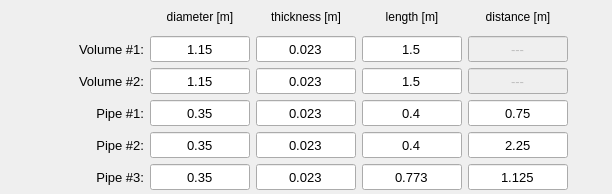
               <widget class="QFrame" name="frame_7">
                <property name="minimumSize">
                 <size>
                  <width>0</width>
                  <height>0</height>
                 </size>
                </property>
                <property name="frameShape">
                 <enum>QFrame::NoFrame</enum>
                </property>
                <property name="frameShadow">
                 <enum>QFrame::Raised</enum>
                </property>
                <layout class="QGridLayout" name="gridLayout_11">
                 <property name="leftMargin">
                  <number>4</number>
                 </property>
                 <property name="topMargin">
                  <number>4</number>
                 </property>
                 <property name="rightMargin">
                  <number>4</number>
                 </property>
                 <property name="bottomMargin">
                  <number>4</number>
                 </property>
                 <property name="spacing">
                  <number>6</number>
                 </property>
                 <item row="5" column="3">
                  <widget class="QLineEdit" name="lineEdit_pipe2_diameter">
                   <property name="minimumSize">
                    <size>
                     <width>100</width>
                     <height>26</height>
                    </size>
                   </property>
                   <property name="maximumSize">
                    <size>
                     <width>100</width>
                     <height>26</height>
                    </size>
                   </property>
                   <property name="font">
                    <font>
                     <pointsize>10</pointsize>
                    </font>
                   </property>
                   <property name="text">
                    <string>0.35</string>
                   </property>
                   <property name="alignment">
                    <set>Qt::AlignCenter</set>
                   </property>
                  </widget>
                 </item>
                 <item row="5" column="1">
                  <widget class="QLabel" name="label_42">
                   <property name="minimumSize">
                    <size>
                     <width>100</width>
                     <height>26</height>
                    </size>
                   </property>
                   <property name="maximumSize">
                    <size>
                     <width>100</width>
                     <height>26</height>
                    </size>
                   </property>
                   <property name="font">
                    <font>
                     <pointsize>10</pointsize>
                    </font>
                   </property>
                   <property name="text">
                    <string>Pipe #2:</string>
                   </property>
                   <property name="alignment">
                    <set>Qt::AlignRight|Qt::AlignTrailing|Qt::AlignVCenter</set>
                   </property>
                  </widget>
                 </item>
                 <item row="5" column="4">
                  <widget class="QLineEdit" name="lineEdit_pipe2_wall_thickness">
                   <property name="minimumSize">
                    <size>
                     <width>100</width>
                     <height>26</height>
                    </size>
                   </property>
                   <property name="maximumSize">
                    <size>
                     <width>100</width>
                     <height>26</height>
                    </size>
                   </property>
                   <property name="font">
                    <font>
                     <pointsize>10</pointsize>
                    </font>
                   </property>
                   <property name="text">
                    <string>0.023</string>
                   </property>
                   <property name="alignment">
                    <set>Qt::AlignCenter</set>
                   </property>
                  </widget>
                 </item>
                 <item row="4" column="4">
                  <widget class="QLineEdit" name="lineEdit_pipe1_wall_thickness">
                   <property name="minimumSize">
                    <size>
                     <width>100</width>
                     <height>26</height>
                    </size>
                   </property>
                   <property name="maximumSize">
                    <size>
                     <width>100</width>
                     <height>26</height>
                    </size>
                   </property>
                   <property name="font">
                    <font>
                     <pointsize>10</pointsize>
                    </font>
                   </property>
                   <property name="text">
                    <string>0.023</string>
                   </property>
                   <property name="alignment">
                    <set>Qt::AlignCenter</set>
                   </property>
                  </widget>
                 </item>
                 <item row="4" column="3">
                  <widget class="QLineEdit" name="lineEdit_pipe1_diameter">
                   <property name="minimumSize">
                    <size>
                     <width>100</width>
                     <height>26</height>
                    </size>
                   </property>
                   <property name="maximumSize">
                    <size>
                     <width>100</width>
                     <height>26</height>
                    </size>
                   </property>
                   <property name="font">
                    <font>
                     <pointsize>10</pointsize>
                    </font>
                   </property>
                   <property name="text">
                    <string>0.35</string>
                   </property>
                   <property name="alignment">
                    <set>Qt::AlignCenter</set>
                   </property>
                  </widget>
                 </item>
                 <item row="6" column="4">
                  <widget class="QLineEdit" name="lineEdit_pipe3_wall_thickness">
                   <property name="minimumSize">
                    <size>
                     <width>100</width>
                     <height>26</height>
                    </size>
                   </property>
                   <property name="maximumSize">
                    <size>
                     <width>100</width>
                     <height>26</height>
                    </size>
                   </property>
                   <property name="font">
                    <font>
                     <pointsize>10</pointsize>
                    </font>
                   </property>
                   <property name="text">
                    <string>0.023</string>
                   </property>
                   <property name="alignment">
                    <set>Qt::AlignCenter</set>
                   </property>
                  </widget>
                 </item>
                 <item row="6" column="1">
                  <widget class="QLabel" name="label_pipe3">
                   <property name="minimumSize">
                    <size>
                     <width>100</width>
                     <height>26</height>
                    </size>
                   </property>
                   <property name="maximumSize">
                    <size>
                     <width>100</width>
                     <height>26</height>
                    </size>
                   </property>
                   <property name="font">
                    <font>
                     <pointsize>10</pointsize>
                    </font>
                   </property>
                   <property name="text">
                    <string>Pipe #3:</string>
                   </property>
                   <property name="alignment">
                    <set>Qt::AlignRight|Qt::AlignTrailing|Qt::AlignVCenter</set>
                   </property>
                  </widget>
                 </item>
                 <item row="6" column="6">
                  <widget class="QLineEdit" name="lineEdit_pipe3_distance">
                   <property name="minimumSize">
                    <size>
                     <width>100</width>
                     <height>26</height>
                    </size>
                   </property>
                   <property name="maximumSize">
                    <size>
                     <width>100</width>
                     <height>26</height>
                    </size>
                   </property>
                   <property name="font">
                    <font>
                     <pointsize>10</pointsize>
                    </font>
                   </property>
                   <property name="text">
                    <string>1.125</string>
                   </property>
                   <property name="alignment">
                    <set>Qt::AlignCenter</set>
                   </property>
                  </widget>
                 </item>
                 <item row="4" column="6">
                  <widget class="QLineEdit" name="lineEdit_pipe1_distance">
                   <property name="minimumSize">
                    <size>
                     <width>100</width>
                     <height>26</height>
                    </size>
                   </property>
                   <property name="maximumSize">
                    <size>
                     <width>100</width>
                     <height>26</height>
                    </size>
                   </property>
                   <property name="font">
                    <font>
                     <pointsize>10</pointsize>
                    </font>
                   </property>
                   <property name="text">
                    <string>0.75</string>
                   </property>
                   <property name="alignment">
                    <set>Qt::AlignCenter</set>
                   </property>
                  </widget>
                 </item>
                 <item row="4" column="7">
                  <spacer name="horizontalSpacer_2">
                   <property name="orientation">
                    <enum>Qt::Horizontal</enum>
                   </property>
                   <property name="sizeHint" stdset="0">
                    <size>
                     <width>40</width>
                     <height>20</height>
                    </size>
                   </property>
                  </spacer>
                 </item>
                 <item row="4" column="0">
                  <spacer name="horizontalSpacer">
                   <property name="orientation">
                    <enum>Qt::Horizontal</enum>
                   </property>
                   <property name="sizeHint" stdset="0">
                    <size>
                     <width>40</width>
                     <height>20</height>
                    </size>
                   </property>
                  </spacer>
                 </item>
                 <item row="1" column="6">
                  <widget class="QLineEdit" name="lineEdit_volume1_distance">
                   <property name="enabled">
                    <bool>false</bool>
                   </property>
                   <property name="minimumSize">
                    <size>
                     <width>100</width>
                     <height>26</height>
                    </size>
                   </property>
                   <property name="maximumSize">
                    <size>
                     <width>100</width>
                     <height>26</height>
                    </size>
                   </property>
                   <property name="font">
                    <font>
                     <pointsize>10</pointsize>
                    </font>
                   </property>
                   <property name="text">
                    <string>---</string>
                   </property>
                   <property name="alignment">
                    <set>Qt::AlignCenter</set>
                   </property>
                  </widget>
                 </item>
                 <item row="6" column="3">
                  <widget class="QLineEdit" name="lineEdit_pipe3_diameter">
                   <property name="minimumSize">
                    <size>
                     <width>100</width>
                     <height>26</height>
                    </size>
                   </property>
                   <property name="maximumSize">
                    <size>
                     <width>100</width>
                     <height>26</height>
                    </size>
                   </property>
                   <property name="font">
                    <font>
                     <pointsize>10</pointsize>
                    </font>
                   </property>
                   <property name="text">
                    <string>0.35</string>
                   </property>
                   <property name="alignment">
                    <set>Qt::AlignCenter</set>
                   </property>
                  </widget>
                 </item>
                 <item row="2" column="6">
                  <widget class="QLineEdit" name="lineEdit_volume1_distance_2">
                   <property name="enabled">
                    <bool>false</bool>
                   </property>
                   <property name="minimumSize">
                    <size>
                     <width>100</width>
                     <height>26</height>
                    </size>
                   </property>
                   <property name="maximumSize">
                    <size>
                     <width>100</width>
                     <height>26</height>
                    </size>
                   </property>
                   <property name="font">
                    <font>
                     <pointsize>10</pointsize>
                    </font>
                   </property>
                   <property name="text">
                    <string>---</string>
                   </property>
                   <property name="alignment">
                    <set>Qt::AlignCenter</set>
                   </property>
                  </widget>
                 </item>
                 <item row="0" column="6">
                  <widget class="QLabel" name="label_45">
                   <property name="minimumSize">
                    <size>
                     <width>100</width>
                     <height>26</height>
                    </size>
                   </property>
                   <property name="maximumSize">
                    <size>
                     <width>100</width>
                     <height>27</height>
                    </size>
                   </property>
                   <property name="text">
                    <string>distance [m]</string>
                   </property>
                   <property name="alignment">
                    <set>Qt::AlignCenter</set>
                   </property>
                  </widget>
                 </item>
                 <item row="5" column="6">
                  <widget class="QLineEdit" name="lineEdit_pipe2_distance">
                   <property name="minimumSize">
                    <size>
                     <width>100</width>
                     <height>26</height>
                    </size>
                   </property>
                   <property name="maximumSize">
                    <size>
                     <width>100</width>
                     <height>26</height>
                    </size>
                   </property>
                   <property name="font">
                    <font>
                     <pointsize>10</pointsize>
                    </font>
                   </property>
                   <property name="text">
                    <string>2.25</string>
                   </property>
                   <property name="alignment">
                    <set>Qt::AlignCenter</set>
                   </property>
                  </widget>
                 </item>
                 <item row="1" column="4">
                  <widget class="QLineEdit" name="lineEdit_volume1_wall_thickness">
                   <property name="minimumSize">
                    <size>
                     <width>100</width>
                     <height>26</height>
                    </size>
                   </property>
                   <property name="maximumSize">
                    <size>
                     <width>100</width>
                     <height>26</height>
                    </size>
                   </property>
                   <property name="font">
                    <font>
                     <pointsize>10</pointsize>
                    </font>
                   </property>
                   <property name="text">
                    <string>0.023</string>
                   </property>
                   <property name="alignment">
                    <set>Qt::AlignCenter</set>
                   </property>
                  </widget>
                 </item>
                 <item row="1" column="3">
                  <widget class="QLineEdit" name="lineEdit_volume1_diameter">
                   <property name="minimumSize">
                    <size>
                     <width>100</width>
                     <height>26</height>
                    </size>
                   </property>
                   <property name="maximumSize">
                    <size>
                     <width>100</width>
                     <height>26</height>
                    </size>
                   </property>
                   <property name="font">
                    <font>
                     <pointsize>10</pointsize>
                    </font>
                   </property>
                   <property name="text">
                    <string>1.15</string>
                   </property>
                   <property name="alignment">
                    <set>Qt::AlignCenter</set>
                   </property>
                  </widget>
                 </item>
                 <item row="0" column="3">
                  <widget class="QLabel" name="label_43">
                   <property name="minimumSize">
                    <size>
                     <width>100</width>
                     <height>26</height>
                    </size>
                   </property>
                   <property name="maximumSize">
                    <size>
                     <width>100</width>
                     <height>26</height>
                    </size>
                   </property>
                   <property name="text">
                    <string>diameter [m]</string>
                   </property>
                   <property name="alignment">
                    <set>Qt::AlignCenter</set>
                   </property>
                  </widget>
                 </item>
                 <item row="2" column="1">
                  <widget class="QLabel" name="label_volume2">
                   <property name="minimumSize">
                    <size>
                     <width>100</width>
                     <height>26</height>
                    </size>
                   </property>
                   <property name="maximumSize">
                    <size>
                     <width>100</width>
                     <height>26</height>
                    </size>
                   </property>
                   <property name="font">
                    <font>
                     <pointsize>10</pointsize>
                    </font>
                   </property>
                   <property name="text">
                    <string>Volume #2:</string>
                   </property>
                   <property name="alignment">
                    <set>Qt::AlignRight|Qt::AlignTrailing|Qt::AlignVCenter</set>
                   </property>
                  </widget>
                 </item>
                 <item row="4" column="1">
                  <widget class="QLabel" name="label_41">
                   <property name="minimumSize">
                    <size>
                     <width>100</width>
                     <height>26</height>
                    </size>
                   </property>
                   <property name="maximumSize">
                    <size>
                     <width>100</width>
                     <height>26</height>
                    </size>
                   </property>
                   <property name="font">
                    <font>
                     <pointsize>10</pointsize>
                    </font>
                   </property>
                   <property name="text">
                    <string>Pipe #1:</string>
                   </property>
                   <property name="alignment">
                    <set>Qt::AlignRight|Qt::AlignTrailing|Qt::AlignVCenter</set>
                   </property>
                  </widget>
                 </item>
                 <item row="2" column="4">
                  <widget class="QLineEdit" name="lineEdit_volume2_wall_thickness">
                   <property name="minimumSize">
                    <size>
                     <width>100</width>
                     <height>26</height>
                    </size>
                   </property>
                   <property name="maximumSize">
                    <size>
                     <width>100</width>
                     <height>26</height>
                    </size>
                   </property>
                   <property name="font">
                    <font>
                     <pointsize>10</pointsize>
                    </font>
                   </property>
                   <property name="text">
                    <string>0.023</string>
                   </property>
                   <property name="alignment">
                    <set>Qt::AlignCenter</set>
                   </property>
                  </widget>
                 </item>
                 <item row="2" column="3">
                  <widget class="QLineEdit" name="lineEdit_volume2_diameter">
                   <property name="minimumSize">
                    <size>
                     <width>100</width>
                     <height>26</height>
                    </size>
                   </property>
                   <property name="maximumSize">
                    <size>
                     <width>100</width>
                     <height>26</height>
                    </size>
                   </property>
                   <property name="font">
                    <font>
                     <pointsize>10</pointsize>
                    </font>
                   </property>
                   <property name="text">
                    <string>1.15</string>
                   </property>
                   <property name="alignment">
                    <set>Qt::AlignCenter</set>
                   </property>
                  </widget>
                 </item>
                 <item row="1" column="1">
                  <widget class="QLabel" name="label_volume1">
                   <property name="minimumSize">
                    <size>
                     <width>100</width>
                     <height>26</height>
                    </size>
                   </property>
                   <property name="maximumSize">
                    <size>
                     <width>100</width>
                     <height>26</height>
                    </size>
                   </property>
                   <property name="font">
                    <font>
                     <pointsize>10</pointsize>
                    </font>
                   </property>
                   <property name="text">
                    <string>Volume #1:</string>
                   </property>
                   <property name="alignment">
                    <set>Qt::AlignRight|Qt::AlignTrailing|Qt::AlignVCenter</set>
                   </property>
                  </widget>
                 </item>
                 <item row="0" column="4">
                  <widget class="QLabel" name="label_44">
                   <property name="minimumSize">
                    <size>
                     <width>100</width>
                     <height>26</height>
                    </size>
                   </property>
                   <property name="maximumSize">
                    <size>
                     <width>100</width>
                     <height>26</height>
                    </size>
                   </property>
                   <property name="text">
                    <string>thickness [m]</string>
                   </property>
                   <property name="alignment">
                    <set>Qt::AlignCenter</set>
                   </property>
                  </widget>
                 </item>
                 <item row="0" column="5">
                  <widget class="QLabel" name="label_3">
                   <property name="minimumSize">
                    <size>
                     <width>100</width>
                     <height>26</height>
                    </size>
                   </property>
                   <property name="maximumSize">
                    <size>
                     <width>100</width>
                     <height>26</height>
                    </size>
                   </property>
                   <property name="text">
                    <string>length [m]</string>
                   </property>
                   <property name="alignment">
                    <set>Qt::AlignCenter</set>
                   </property>
                  </widget>
                 </item>
                 <item row="1" column="5">
                  <widget class="QLineEdit" name="lineEdit_volume1_length">
                   <property name="minimumSize">
                    <size>
                     <width>100</width>
                     <height>26</height>
                    </size>
                   </property>
                   <property name="maximumSize">
                    <size>
                     <width>100</width>
                     <height>26</height>
                    </size>
                   </property>
                   <property name="font">
                    <font>
                     <pointsize>10</pointsize>
                    </font>
                   </property>
                   <property name="text">
                    <string>1.5</string>
                   </property>
                   <property name="alignment">
                    <set>Qt::AlignCenter</set>
                   </property>
                  </widget>
                 </item>
                 <item row="2" column="5">
                  <widget class="QLineEdit" name="lineEdit_volume2_length">
                   <property name="minimumSize">
                    <size>
                     <width>100</width>
                     <height>26</height>
                    </size>
                   </property>
                   <property name="maximumSize">
                    <size>
                     <width>100</width>
                     <height>26</height>
                    </size>
                   </property>
                   <property name="font">
                    <font>
                     <pointsize>10</pointsize>
                    </font>
                   </property>
                   <property name="text">
                    <string>1.5</string>
                   </property>
                   <property name="alignment">
                    <set>Qt::AlignCenter</set>
                   </property>
                  </widget>
                 </item>
                 <item row="4" column="5">
                  <widget class="QLineEdit" name="lineEdit_pipe1_length">
                   <property name="minimumSize">
                    <size>
                     <width>100</width>
                     <height>26</height>
                    </size>
                   </property>
                   <property name="maximumSize">
                    <size>
                     <width>100</width>
                     <height>26</height>
                    </size>
                   </property>
                   <property name="font">
                    <font>
                     <pointsize>10</pointsize>
                    </font>
                   </property>
                   <property name="text">
                    <string>0.4</string>
                   </property>
                   <property name="alignment">
                    <set>Qt::AlignCenter</set>
                   </property>
                  </widget>
                 </item>
                 <item row="5" column="5">
                  <widget class="QLineEdit" name="lineEdit_pipe2_length">
                   <property name="minimumSize">
                    <size>
                     <width>100</width>
                     <height>26</height>
                    </size>
                   </property>
                   <property name="maximumSize">
                    <size>
                     <width>100</width>
                     <height>26</height>
                    </size>
                   </property>
                   <property name="font">
                    <font>
                     <pointsize>10</pointsize>
                    </font>
                   </property>
                   <property name="text">
                    <string>0.4</string>
                   </property>
                   <property name="alignment">
                    <set>Qt::AlignCenter</set>
                   </property>
                  </widget>
                 </item>
                 <item row="6" column="5">
                  <widget class="QLineEdit" name="lineEdit_pipe3_length">
                   <property name="minimumSize">
                    <size>
                     <width>100</width>
                     <height>26</height>
                    </size>
                   </property>
                   <property name="maximumSize">
                    <size>
                     <width>100</width>
                     <height>26</height>
                    </size>
                   </property>
                   <property name="font">
                    <font>
                     <pointsize>10</pointsize>
                    </font>
                   </property>
                   <property name="text">
                    <string>0.773</string>
                   </property>
                   <property name="alignment">
                    <set>Qt::AlignCenter</set>
                   </property>
                  </widget>
                 </item>
                </layout>
               </widget>
